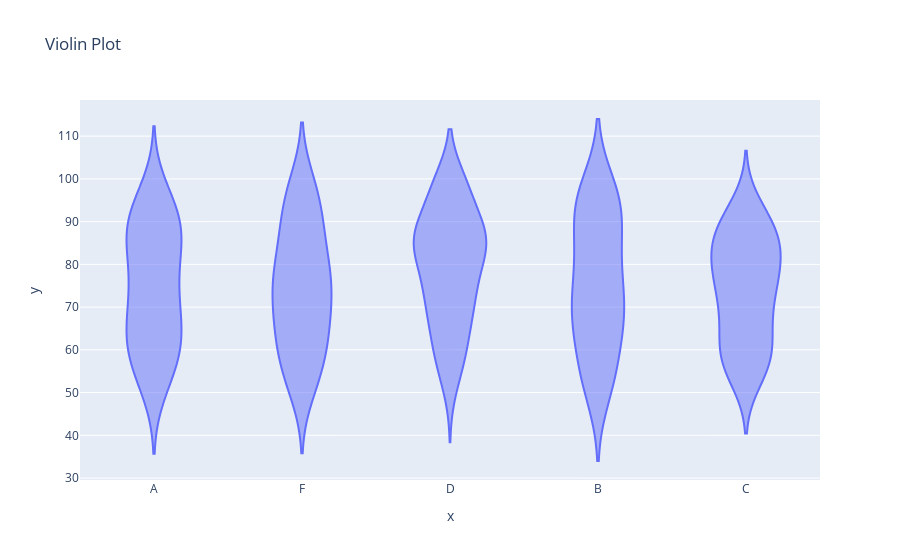

The cell this chart's notebook holds for it:
### Markdown cell above
2. Using the Student Grades, create a violin plot to display the distribution of scores across different grade
categories
np.random.seed(15)
data = {
    'Grade': np.random.choice(['A', 'B', 'C', 'D', 'F'], 200),
    'Score': np.random.randint(50, 100, 200)
}
df = pd.DataFrame(data)

### Code cell
np.random.seed(15)
data = {
    'Grade': np.random.choice(['A', 'B', 'C', 'D', 'F'], 200),
    'Score': np.random.randint(50, 100, 200)
}
df = pd.DataFrame(data)
px.violin(x=data['Grade'],y=data['Score'],title='Violin Plot')

### Figure 1 — Plotly figure (JSON) as saved in the notebook; plotly's stock layout.template omitted (floating-point values rounded to 4 significant figures; data arrays with more than 128 entries replaced by an {"elided": "..."} marker saying what was removed)
{"data": [{"alignmentgroup": "True", "box": {"visible": false}, "hovertemplate": "x=%{x}<br>y=%{y}<extra></extra>", "legendgroup": "", "marker": {"color": "#636efa"}, "name": "", "offsetgroup": "", "orientation": "v", "scalegroup": "True", "showlegend": false, "type": "violin", "x": {"elided": "200 str values"}, "x0": " ", "xaxis": "x", "y": {"elided": "200 int values"}, "y0": " ", "yaxis": "y"}], "layout": {"legend": {"tracegroupgap": 0}, "title": {"text": "Violin Plot"}, "violinmode": "group", "xaxis": {"anchor": "y", "domain": [0, 1], "title": {"text": "x"}}, "yaxis": {"anchor": "x", "domain": [0, 1], "title": {"text": "y"}}}}
